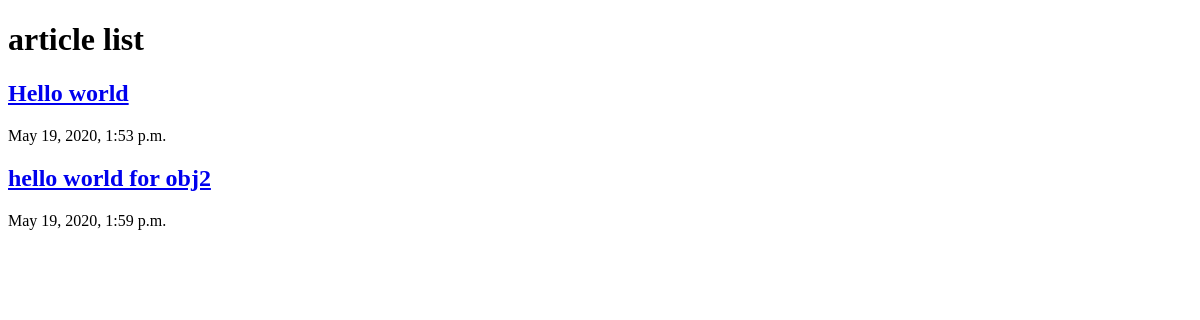
/articles, run on an earlier commit of the app's database.
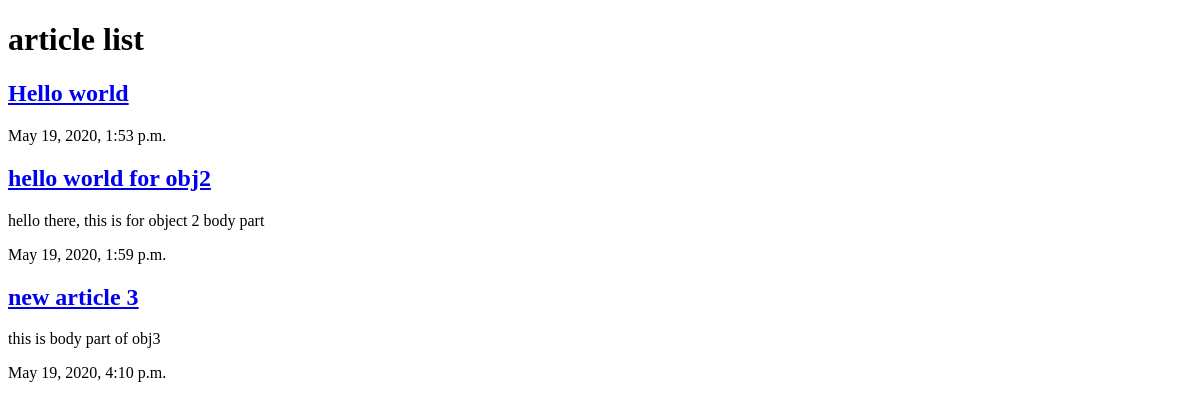
And on a later commit of the database.
### articles/models.py (models this page shows, shortened)
class Article(models.Model):
    title = models.CharField(max_length=100)
    slug = models.SlugField()
    body = models.TextField()
    date = models.DateTimeField(auto_now_add=True)

### articles/views.py (the view)
# urls.py: path('', views.article_list),
def article_list(request):
    articles = Article.objects.all().order_by('date')
    return render(request, 'articles/articles_list.html',{'articles':articles})

### articles/templates/articles/articles_list.html (shortened to what this page needs)
<!DOCTYPE html>
<html>
    <head>
    </head>
    <body>
        <h1>article list</h1>
         <div class="articles">
        {% for article in articles %}
            <div class = "article">
                <h2> <a href="#">{{ article.title }}</a></h2>
                <p> {{ article.body }} </p>
                <p> {{ article.date }} </p>
            </div>
        {% endfor %}
        </div>
    </body>
</html>

What changed in the data, as far as the page shows it:
changed Article "hello world for obj2": body (not shown) → "hello there, this is for object 2 body part"
added Article: title "new article 3", body "this is body part of obj3", date "May 19, 2020, 4:10 p.m."
